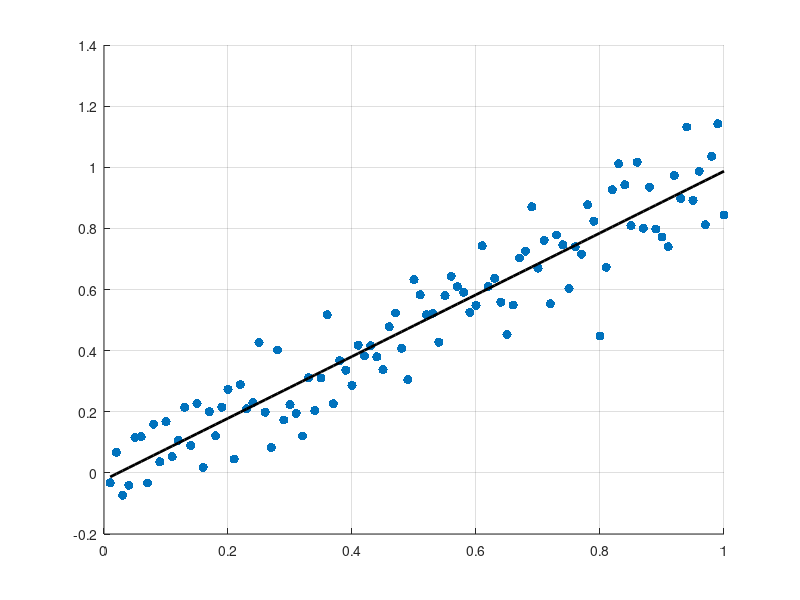

This figure's MATLAB source:
clear
Np = 100;
p = 1-.05/2;
sigma = 0.1;

x = [1:Np]'/Np;
err = sigma*randn(Np,1);
%err = err-mean(err);
y = x + err;

[b,bint,r,rint] = regress(y,[x,ones(Np,1)]);

bo = sum((x-mean(x)).*(y-mean(y)))/sum((x-mean(x)).^2);
ao = mean(y) - bo*mean(x);
bo = [bo,ao];

ymo = bo(1)*x + bo(2);
ym  = b(1)*x(:,1) + b(2);

% https://en.wikipedia.org/wiki/Simple_linear_regression
S = sum((ymo-y).^2); 
s2 = S/(Np-2); % Unbiased estimate of sigma^2
sb = sqrt(s2/sum((x-mean(x)).^2)); % Estimate of std of b
sa = sb*sqrt(sum(x.^2)/Np);        % Estimate of std of a
t = tinv(p,Np-2);
bintt = [bo(1) - sb*t,bo(1) + sb*t;...
         ao(1) - sa*t,ao(1) + sa*t];

% Theoretical variances in estimates (Bulmer, pg 214)
Vb = sigma^2/sum((x-mean(x)).^2);
Va = sigma^2*(1/Np + mean(x)^2/sum((x-mean(x)).^2));
d = norminv(p,0,1); % 1.96 for p = 1-0.05/2.
binto = [bo(1) - d*sqrt(Vb),bo(1) + d*sqrt(Vb);...
         ao(1) - d*sqrt(Va),ao(1) + d*sqrt(Va)];

fprintf('regress: slope = %.5f [%.5f,%.5f]; intercept = %.5f [%.5f,%.5f]\n',...
    b(1),bint(1,:),b(2),bint(2,:));
fprintf('manual:  slope = %.5f [%.5f,%.5f]; intercept = %.5f [%.5f,%.5f]\n',...
    bo(1),bintt(1,:),bo(2),bintt(2,:));
fprintf('exact conf. intervals    [%.5f,%.5f];                     [%.5f,%.5f]\n',...
    binto(1,:),binto(2,:));

% Sample output:
% regress: slope = 0.97611 [0.91069,1.04153]; intercept = 0.01730 [-0.02075,0.05535]
% manual:  slope = 0.97611 [0.91069,1.04153]; intercept = 0.01730 [-0.02075,0.05535]
% exact conf. intervals    [0.90821,1.04401];                     [-0.02220,0.05679]

clf;
grid on;hold on;
plot(x,y,'.','MarkerSize',20)
plot(x,ymo,'k','LineWidth',2)
